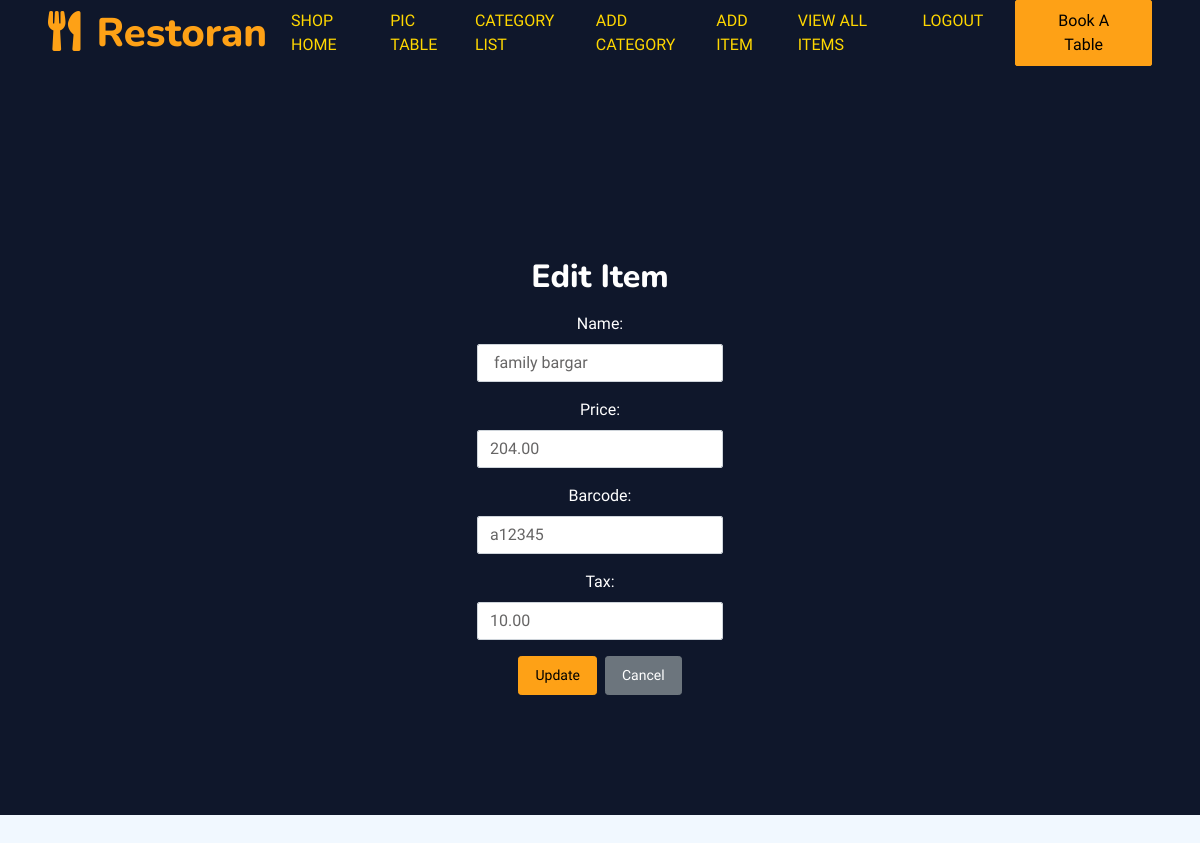
The app's page /items/1/edit/ with its own data.
### TableApp/models.py (models this page shows)
class Item(models.Model):
    category = models.ForeignKey(Category, on_delete=models.CASCADE)
    barcode = models.CharField(max_length=255)
    tax = models.DecimalField(max_digits=5, decimal_places=2)
    name = models.CharField(max_length=255)
    price = models.DecimalField(max_digits=10, decimal_places=2)

### TableApp/views.py (the view, shortened to what this page needs)
# urls.py: path('items/<int:item_id>/edit/', edit_item, name='edit_item'),
def edit_item(request, item_id):
    item = get_object_or_404(Item, pk=item_id)
    return render(request, 'edit_item.html', {'item': item})

### TableApp/templates/edit_item.html (shortened to what this page needs)
{% load static %}
<!DOCTYPE html>
<html lang="en">
<head>
    <link href="https://cdnjs.cloudflare.com/ajax/libs/font-awesome/5.10.0/css/all.min.css" rel="stylesheet">
    <link href="https://cdn.jsdelivr.net/npm/bootstrap-icons@1.4.1/font/bootstrap-icons.css" rel="stylesheet">
    <link href="{% static 'lib/animate/animate.min.css' %}" rel="stylesheet">
    <link href="{% static 'lib/tempusdominus/css/tempusdominus-bootstrap-4.min.css' %}" rel="stylesheet" />
    <link href="{% static 'css/bootstrap.min.css' %}" rel="stylesheet">
</head>
<body>
    <div class="container-xxl bg-white p-0">
        <div class="container-xxl position-relative p-0">
            <nav class="navbar navbar-expand-lg navbar-dark bg-dark px-4 px-lg-5 py-3 py-lg-0">
                <a href="#" class="navbar-brand p-0"><h1 class="text-primary m-0"><i class="fa fa-utensils me-3"></i>Restoran</h1></a>
                <div class="collapse navbar-collapse" id="navbarCollapse">
                    <div class="navbar-nav ms-auto py-0 pe-4">
                        <a href="{% url 'TableApp:shop_home' %}" class="nav-item nav-link active text-uppercase" style="color: #FFD700;">Shop Home</a>
                        <a href="{% url 'TableApp:table' %}" class="nav-item nav-link active text-uppercase" style="color: #FFD700;">Pic Table</a>
                        <a href="{% url 'TableApp:category_list' %}" class="nav-item nav-link active text-uppercase" style="color: #FFD700;">Category List</a>
                        <a href="{% url 'TableApp:add_category' %}" class="nav-item nav-link active text-uppercase" style="color: #FFD700;">Add Category</a>
                        <a href="{% url 'TableApp:add_item' %}" class="nav-item nav-link active text-uppercase" style="color: #FFD700;">Add Item</a>
                        <a href="{% url 'TableApp:all_items' %}" class="nav-item nav-link active text-uppercase" style="color: #FFD700;">View All Items</a>
                        <a href="{% url 'TableApp:signout' %}" class="nav-item nav-link active text-uppercase" style="color: #FFD700;">LogOut</a>
                    </div>
                    <a href="#" class="btn btn-primary py-2 px-4">Book A Table</a>
                </div>
            </nav>
            <div class="container-xxl py-5 bg-dark hero-header mb-5">
                <div class="container text-center my-5 pt-5 pb-4 d-flex align-items-center justify-content-center">
                    {% block content %}
                        <div class="container mt-5 text-left">
                            <h2 class="text-white mb-3">Edit Item</h2>
                            <form method="post" enctype="multipart/form-data" class="d-flex flex-column align-items-center">
                                <div class="mb-3">
                                    <label for="name" class="form-label text-white">Name:</label>
                                    <input type="text" class="form-control" id="name" name="name" value="{{ item.name }}" required>
                                </div>
                                <div class="mb-3">
                                    <label for="price" class="form-label text-white">Price:</label>
                                    <input type="number" class="form-control" id="price" name="price" value="{{ item.price }}" required>
                                </div>
                                <div class="mb-3">
                                    <label for="barcode" class="form-label text-white">Barcode:</label>
                                    <input type="text" class="form-control" id="barcode" name="barcode" value="{{ item.barcode }}" required>
                                </div>
                                <div class="mb-3">
                                    <label for="tax" class="form-label text-white">Tax:</label>
                                    <input type="number" class="form-control" id="tax" name="tax" value="{{ item.tax }}" required>
                                </div>
                                <div class="d-flex">
                                    <button type="submit" class="btn btn-primary btn-sm me-2">Update</button>
                                    <a href="{% url 'TableApp:all_items' %}" class="btn btn-secondary btn-sm">Cancel</a>
                                </div>
                            </form>
                        </div>
                    {% endblock %}
                </div>
            </div>
        </div>
    </div>
</body>
</html>

### TableApp/templates/edit_item.html (style rules this page uses)
.btn { padding: 0.5rem 1rem; }

### records on screen
Item: name "family bargar", price "204.00", barcode "a12345", tax "10.00"
